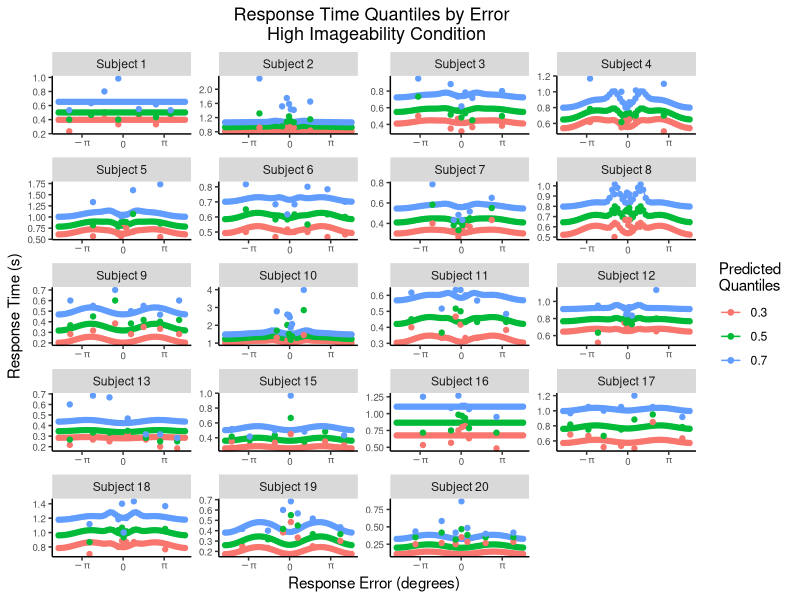
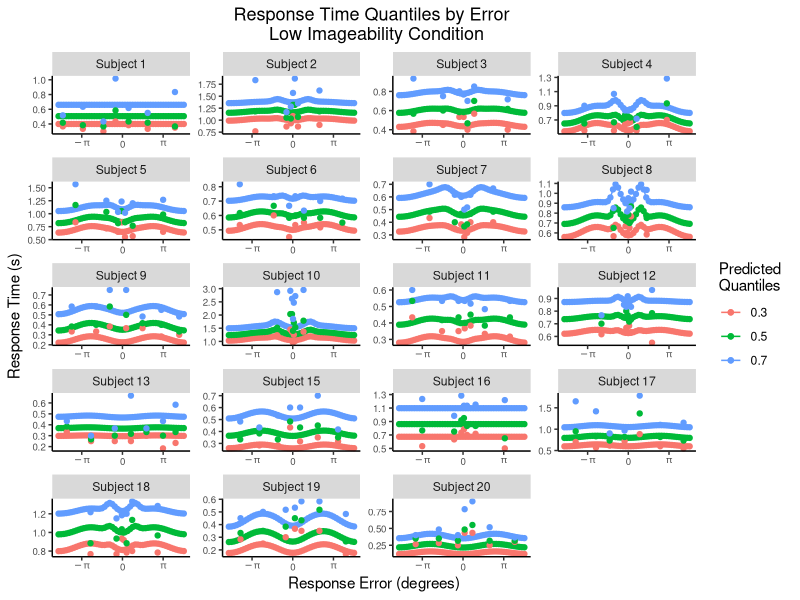

The R script that drew these images, in order:
## ---- chunk 1

rm(list = ls())
# knitr::opts_chunk$set(echo = TRUE)

library("ggplot2")
library("plyr")
library("tidyverse")
## ---- chunk 2
#dataset <- read.csv('GVM_High.csv', sep = ",") #.1, .3, .5, .7, .9 quantiles
#dataset <- read.csv('GVM_high_3quant.csv', sep = ",") #.1, .5, .9 quantiles
dataset <- read.csv('GVM_high_3quant2.csv', sep = ",") #.3, .5, .7 quantiles

dataset$quantile_idx <- as.factor(dataset$quantile_idx)

## ---- chunk 3

# Create a new variable to label the subject numbers as strings 
dataset$subjString <- NA
# Get a list of subjects 
data.subjList <- unique(dataset$participant)

# Custom function to create new variable labels 
create.subj.string <- function(n, dataset){
  dataset[dataset$participant==n, 'subjString'] <- sprintf("Subject %d", n)
  return(dataset)
}

# Run through loop - don't use lapply or map because subject numbers not in order 
for (sub in 1:length(data.subjList)){
  
  # Get the subject number 
  subjNo <- data.subjList[sub]
  
  # Run function, return data frame (dataset)
  dataset <- create.subj.string(subjNo, dataset)
  
}

# Create as factor for plotting and also include levels so the order is correct 
dataset$subjString <- factor(dataset$subjString, 
                                levels = unique(dataset$subjString))

# Get a list of the subject strings you created just to double check 
data.subjString <- unique(dataset$subjString)


## ---- chunk 4

#Here, I am trying to cut off the model beyond where there furthest x-axis response error quantiles are. Philip does something similar so the model doesn't look like its just totally missing. Doesn't seem to work though, STOP 8/4/19


#participants<-c(1,2,3,4,5,6,7,8,9,10,11,12,13,15,16,17,18,19,20)
#for (i in participants){
#dataset_b<- dataset[abs(dataset[(dataset$participant == i) & (dataset$is_model == ' true'),]$theta) < max(abs(dataset[(dataset$participant == i)&(dataset$is_model== ' false'),]$theta)),]
#} 

dataset_b <- dataset

data_low <- dataset_b[(dataset_b$is_model==' false') & (dataset_b$is_high==' false'),]

model_low <- dataset_b[(dataset_b$is_model==' true') & (dataset_b$is_high==' false'),]

data_high <- dataset_b[(dataset_b$is_model==' false') & (dataset_b$is_high==' true'),]

model_high <- dataset_b[(dataset_b$is_model==' true') & (dataset_b$is_high==' true'),]


## ---- chunk 5

# The palette with grey:
cbPalette <- c("#999999", "#E69F00", "#56B4E9", "#009E73", "#F0E442", "#0072B2", "#D55E00", "#CC79A7")

# The palette with black:
cbbPalette <- c("#000000", "#E69F00", "#56B4E9", "#009E73", "#F0E442", "#0072B2", "#D55E00", "#CC79A7")

# Setup equally spaced colours around wheel 
gg_color_hue <- function(n) {
  hues = seq(15, 375, length = n + 1)
  hcl(h = hues, l = 65, c = 100)[1:n]
}
n = 3
cols = gg_color_hue(n)


## ---- chunk 6

# ---------- Plot Model Predictions ----------------------
# Plot the model predictions as POINTS and LINES 
High_QxQ <- ggplot(data = model_high, 
                   aes(x = model_high$theta, 
                       y = model_high$rt, 
                       group = model_high$quantile_idx,  # group points according to quantiles 
                       colour = quantile_idx)) + 
  geom_line(linemitre = 4) + geom_point() + 
  # ------------ Plot Data ---------------------------------
# Plot data as POINTS ONLY
geom_point(data = data_high, 
           aes(x = data_high$theta, 
               y = data_high$rt, 
               group = data_high$quantile_idx, 
               colour = quantile_idx)) + 
  # ------------ Group plot by participant -----------------
facet_wrap(~subjString, labeller = label_wrap_gen(width = 30), ncol = 4, scale = "free") + 
  # ------------ Change some axes settings  ----------------
#scale_y_continuous(limits=c(0, 3)) + 
  scale_x_continuous(name ="Response Error (degrees)", # also x axis name 
                     breaks = c(-2, 0, 2),
                     labels = c(expression(-pi), "0", expression(pi))) + 
  xlab("Response Error (degrees)") + # just in case remove scale x continuous 
  ylab("Response Time (s)") + 
  scale_color_manual(name = "Predicted \nQuantiles",
                     values = cols,  # cbPalette[c(1,2,3)], 
                     labels = c("0.3", "0.5", "0.7")) + 
  # ------------ Change Theme Settings  ----------------
ggtitle("Response Time Quantiles by Error \n High Imageability Condition") + 
  theme(
    
    # Legend settings 
    #legend.justification = c(1, 1), legend.position = c(0.90, 1.09),
    legend.background = element_blank(),
    
    # Axis settingd 
    axis.text.x = element_text(size=7),  # size of text on the x axis 
    axis.text.y = element_text(size=7),  # size of text on the y axis 
    
    # Plot title settings 
    plot.title = element_text(hjust = 0.5, size = 13),  # title settings (note, centering requires h = 0.5)
    plot.subtitle = element_text(hjust = 0.5), # subtitle settiings (note, centering requires h = 0.5)
    plot.caption = element_text(hjust = 0, face = "italic"), # caption settings 
    
    # Get rid of background panel grid 
    panel.grid.major = element_blank(), 
    panel.grid.minor = element_blank(),
    panel.background = element_blank(), 
    axis.line = element_line(colour = "black"))

High_QxQ # display the plot 

# Note: Device to use. Can be either be a device function (e.g. png()), 
# or one of "eps", "ps", "tex" (pictex), "pdf", "jpeg", "tiff", "png", 
# "bmp", "svg" or "wmf" (windows only).
ggsave('HighQQ', plot = High_QxQ, device = "eps", path = NULL,
       width = 20, height = 20, 
       scale = 1, dpi = 800, limitsize = TRUE) # 

## ---- chunk 7
# ---------- Plot Model Predictions ----------------------
# Plot the model predictions as POINTS and LINES 
Low_QxQ <- ggplot(data = model_low, 
                   aes(x = model_low$theta, 
                       y = model_low$rt, 
                       group = model_low$quantile_idx,  # group points according to quantiles 
                       colour = quantile_idx)) + 
  geom_line(linemitre = 4) + geom_point() + 
  # ------------ Plot Data ---------------------------------
# Plot data as POINTS ONLY
geom_point(data = data_low, 
           aes(x = data_low$theta, 
               y = data_low$rt, 
               group = data_low$quantile_idx, 
               colour = quantile_idx)) + 
  # ------------ Group plot by participant -----------------
facet_wrap(~subjString, labeller = label_wrap_gen(width = 30), ncol = 4, scale = "free") + 
  # ------------ Change some axes settings  ----------------
#scale_y_continuous(limits=c(0, 3)) + 
  scale_x_continuous(name ="Response Error (degrees)", # also x axis name 
                     breaks = c(-2, 0, 2),
                     labels = c(expression(-pi), "0", expression(pi))) + 
  xlab("Response Error (degrees)") + # just in case remove scale x continuous 
  ylab("Response Time (s)") + 
  scale_color_manual(name = "Predicted \nQuantiles",
                     values = cols,  # cbPalette[c(1,2,3)], 
                     labels = c("0.3", "0.5", "0.7")) + 
  # ------------ Change Theme Settings  ----------------
ggtitle("Response Time Quantiles by Error \n Low Imageability Condition") + 
  theme(
    
    # Legend settings 
    #legend.justification = c(1, 1), legend.position = c(0.90, 1.09),
    legend.background = element_blank(),
    
    # Axis settingd 
    axis.text.x = element_text(size=7),  # size of text on the x axis 
    axis.text.y = element_text(size=7),  # size of text on the y axis 
    
    # Plot title settings 
    plot.title = element_text(hjust = 0.5, size = 13),  # title settings (note, centering requires h = 0.5)
    plot.subtitle = element_text(hjust = 0.5), # subtitle settiings (note, centering requires h = 0.5)
    plot.caption = element_text(hjust = 0, face = "italic"), # caption settings 
    
    # Get rid of background panel grid 
    panel.grid.major = element_blank(), 
    panel.grid.minor = element_blank(),
    panel.background = element_blank(), 
    axis.line = element_line(colour = "black"))

Low_QxQ # display the plot 

# Note: Device to use. Can be either be a device function (e.g. png()), 
# or one of "eps", "ps", "tex" (pictex), "pdf", "jpeg", "tiff", "png", 
# "bmp", "svg" or "wmf" (windows only).
ggsave('LowQQ', plot = Low_QxQ, device = "eps", path = NULL,
       width = 20, height = 20, 
       scale = 1, dpi = 800, limitsize = TRUE) # 
